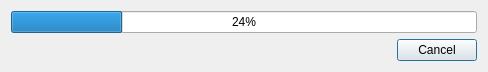
<?xml version="1.0" encoding="UTF-8"?>
<ui version="4.0">
 <class>DialogProcessData</class>
 <widget class="QDialog" name="DialogProcessData">
  <property name="windowModality">
   <enum>Qt::ApplicationModal</enum>
  </property>
  <property name="geometry">
   <rect>
    <x>0</x>
    <y>0</y>
    <width>488</width>
    <height>70</height>
   </rect>
  </property>
  <property name="windowTitle">
   <string>Dialog</string>
  </property>
  <property name="modal">
   <bool>true</bool>
  </property>
  <layout class="QVBoxLayout" name="verticalLayout">
   <item>
    <widget class="QProgressBar" name="progressBar">
     <property name="value">
      <number>24</number>
     </property>
     <property name="alignment">
      <set>Qt::AlignCenter</set>
     </property>
    </widget>
   </item>
   <item>
    <layout class="QHBoxLayout" name="horizontalLayout">
     <item>
      <spacer name="horizontalSpacer">
       <property name="orientation">
        <enum>Qt::Horizontal</enum>
       </property>
       <property name="sizeHint" stdset="0">
        <size>
         <width>40</width>
         <height>20</height>
        </size>
       </property>
      </spacer>
     </item>
     <item>
      <widget class="QPushButton" name="pushButtonCancel">
       <property name="text">
        <string>Cancel</string>
       </property>
      </widget>
     </item>
    </layout>
   </item>
  </layout>
 </widget>
 <resources/>
 <connections/>
</ui>
